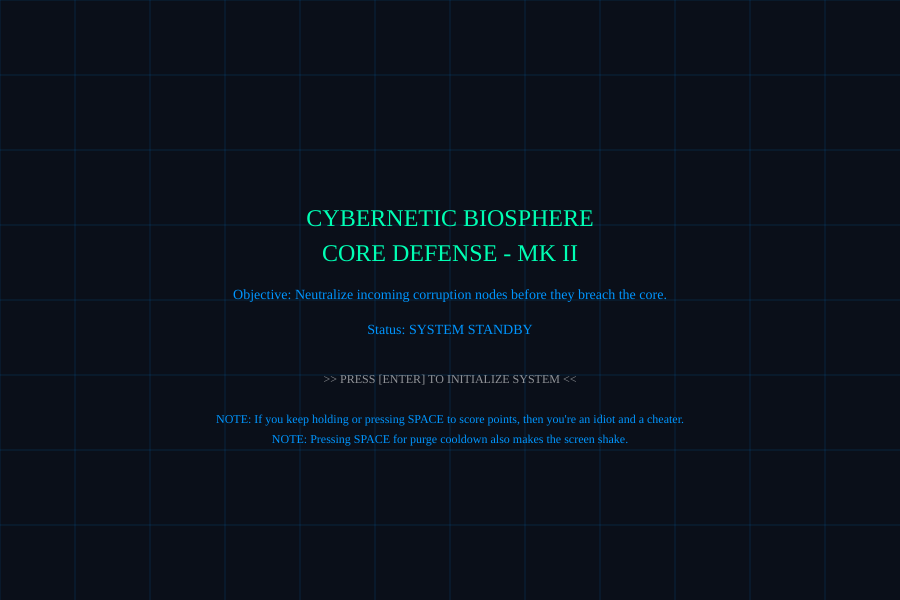
Frame 1 (no input)
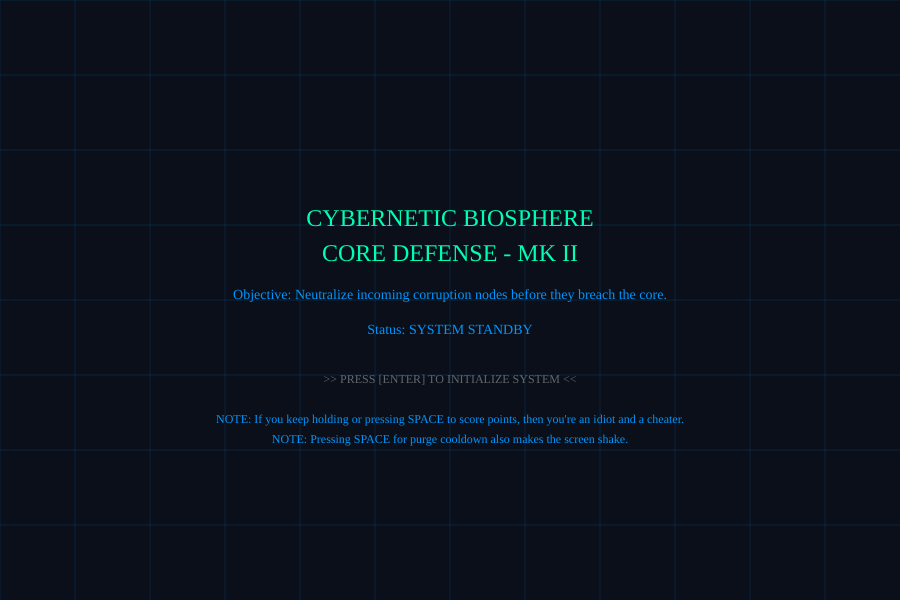
Frame 60 (no input)
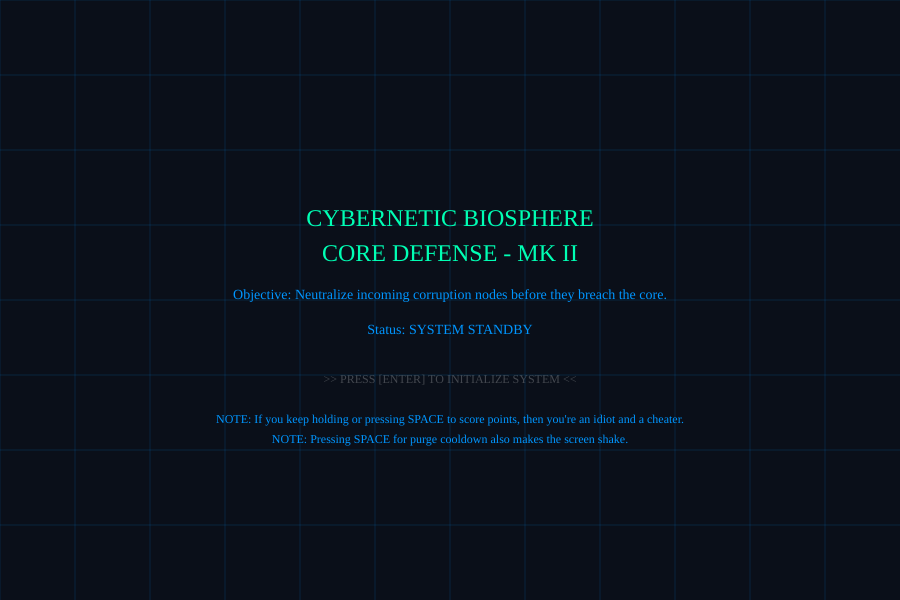
Frame 120 (the mouse pressed at the canvas centre since frame 60)

The p5.js sketch that drew these frames (run headless with seeded random() and noise() and a simulated clock; from frame 60 on, the mouse is pressed at the canvas centre):

// p5.js sketch
// ── sketch.js
/*
  Name: Jeffery Chong
  Title: Expanded Short Study Midterm Project (Final - Iteration 2)
  Goal: Neutralize incoming corrupted data nodes or viruses before they breach the core.
  User Instructions:
  - State Change 1 (Menu): Press [ENTER] to initialize the system.
  - State Change 2 (Running): Move your mouse to steer crosshairs, click to neutralize data 
  glitches, press [SPACEBAR] for a purge cooldown, and hold [SPACEBAR] to execute a System Purge.
  - State Change 3 (Overload/Victory): Press [R] to reset the system cache and restart from 
  the menu.
*/

let gameState = "MENU"; // States: "MENU", "RUNNING", "OVERLOAD", "VICTORY"
let corePulseSize = 10;
let signalVelocity = 1.5;
let stabilityLevel = 100;
let score = 0;
let purgeCooldown = 0; // Cooldown timer for system purge

let telemetryParticles = [];
let corruptionNodes = [];
let screenShakeTimer = 0;

function setup() 
{
  createCanvas(900, 600);
  textFont("Courier Prime");
  initializeParticles();
}

function draw() 
{
  // Apply screen shake offset if active
  push();
  if (screenShakeTimer > 0) 
  {
    let offsetX = random(-4, 4);
    let offsetY = random(-4, 4);
    translate(offsetX, offsetY);
    screenShakeTimer--;
  }

  // Main state machine handler
  if (gameState === "MENU") 
  {
    drawMenuState();
  } 
  else if (gameState === "RUNNING") 
  {
    drawRunningState();
  } 
  else if (gameState === "OVERLOAD") 
  {
    drawOverloadState();
  }
  else if (gameState === "VICTORY")
  {
    drawVictoryState();
  }
  
  pop();
}

// Initialize random telemetry particles
function initializeParticles() 
{
  telemetryParticles = [];
  corruptionNodes = [];
  score = 0;
  purgeCooldown = 0;
  stabilityLevel = 100;

  for (let i = 0; i < 40; i++) 
  {
    telemetryParticles.push
    ({
      x: random(width),
      y: random(height),
      speed: random(0.5, 2),
      size: random(2, 5)
    });
  }
}

// Draw background grid overlay
function drawGridOverlay() 
{
  stroke(0, 150, 255, 40);
  strokeWeight(1);
  for (let i = 0; i < width; i += width / 12) 
  {
    line(i, 0, i, height);
  }
  for (let j = 0; j < height; j += height / 8) 
  {
    line(0, j, width, j);
  }
}

// Reset system state
function resetSystem() 
{
  gameState = "MENU";
  corePulseSize = 10;
  signalVelocity = 1.5;
  stabilityLevel = 100;
  score = 0;
  purgeCooldown = 0;
  screenShakeTimer = 0;
  initializeParticles();
}

function drawMenuState() 
{
  background(10, 15, 25);
  drawGridOverlay();
  
  noStroke();
  fill(0, 255, 180);
  textSize(24);
  textAlign(CENTER, CENTER);
  text("CYBERNETIC BIOSPHERE", width / 2, height / 2 - 80);
  text("CORE DEFENSE - MK II", width / 2, height / 2 - 45);
  
  fill(0, 150, 255);
  textSize(14);
  text("Objective: Neutralize incoming corruption nodes before they breach the core.", width / 2, height / 2 - 5);
  text("Status: SYSTEM STANDBY", width / 2, height / 2 + 30);
  
  textSize(12);
  text("NOTE: If you keep holding or pressing SPACE to score points, then you're an idiot and a cheater.", width / 2, height / 2 + 120);
  text("NOTE: Pressing SPACE for purge cooldown also makes the screen shake.", width / 2, height / 2 + 140);
  
  // Pulsing prompt text using sine wave
  fill(255, 255, 255, sin(frameCount * 0.1) * 127 + 128);
  text(">> PRESS [ENTER] TO INITIALIZE SYSTEM <<", width / 2, height / 2 + 80);
  
  textAlign(LEFT, BASELINE);
}

function drawRunningState() 
{
  background(10, 15, 25, 70);
  drawGridOverlay();

  // Decrease purge cooldown over time
  if (purgeCooldown > 0) 
  {
    purgeCooldown--;
  }
  
  // Update and render random telemetry particles
  noStroke();
  for (let p of telemetryParticles) 
  {
    p.y -= p.speed;
    if (p.y < 0) p.y = height;
    fill(0, 255, 180, 100);
    ellipse(p.x, p.y, p.size, p.size);
  }
  
  // Balanced spawn rate: Spawn nodes periodically with a cap to prevent screen floods
  if (frameCount % 60 === 0 && corruptionNodes.length < 12) 
  {
    let spawnAngle = random(TWO_PI);
    let spawnDist = width * 0.5;
    corruptionNodes.push
    ({
      x: width / 2 + cos(spawnAngle) * spawnDist,
      y: height / 2 + sin(spawnAngle) * spawnDist,
      size: 26,
      speed: random(2.0, 3.0)
    });
  }
  
  // Update and draw corruption nodes moving toward the center
  for (let i = corruptionNodes.length - 1; i >= 0; i--) 
  {
    let node = corruptionNodes[i];
    let angleToCenter = atan2(height / 2 - node.y, width / 2 - node.x);
    node.x += cos(angleToCenter) * node.speed;
    node.y += sin(angleToCenter) * node.speed;
    
    // Draw glitch node with pulsating outer glow
    let pulseGlow = node.size + sin(frameCount * 0.2) * 4;
    noFill();
    stroke(255, 0, 128, 80);
    strokeWeight(3);
    ellipse(node.x, node.y, pulseGlow, pulseGlow);

    fill(255, 0, 128, 220);
    stroke(255, 255, 255, 180);
    strokeWeight(1.5);
    ellipse(node.x, node.y, node.size, node.size);
    
    // Check if node reached the core
    let distToCore = dist(node.x, node.y, width / 2, height / 2);
    if (distToCore < corePulseSize * 0.5) 
    {
      corruptionNodes.splice(i, 1);
      stabilityLevel -= 15; // Breach damages stability
      screenShakeTimer = 15; // Trigger impact feedback shake
    }
  }
  
  // Core pulse dynamics
  corePulseSize += signalVelocity;
  if (corePulseSize > 120) 
  {
    corePulseSize = 30;
  }
  
  noFill();
  stroke(0, 255, 180, 120);
  strokeWeight(2);
  ellipse(width / 2, height / 2, corePulseSize, corePulseSize);
  ellipse(width / 2, height / 2, corePulseSize * 0.5, corePulseSize * 0.5);

  // Check if mouse is hovering over any node to provide target-lock feedback
  let hoveringNode = false;
  for (let node of corruptionNodes) 
  {
    if (dist(mouseX, mouseY, node.x, node.y) < node.size) 
    {
      hoveringNode = true;
      break;
    }
  }

  // Mouse tracking crosshairs
  stroke(255, 0, 128, 150);
  strokeWeight(1.5);
  line(mouseX, mouseY, pmouseX, pmouseY); 
  
  stroke(0, 150, 255, 200);
  line(mouseX - 20, mouseY, mouseX + 20, mouseY);
  line(mouseX, mouseY - 20, mouseX, mouseY, mouseY + 20);
  
  // HUD interface text
  noStroke();
  fill(0, 150, 255);
  textSize(12);
  text("SYSTEM: ACTIVE", 20, 30);
  text("SCORE: " + score + " / 500", 20, 50);
  text("STABILITY: " + int(stabilityLevel) + "%", 20, 70);
  text("HOLD [SPACE] FOR SYSTEM PURGE", 20, height - 20);

  if (purgeCooldown === 0) 
  {
    fill(0, 255, 180);
    text("PRESS [SPACE] FOR PURGE COOLDOWN", 650, height - 20);
  } 
  else 
  {
    fill(100, 120, 150);
    text("PURGE COOLDOWN: " + ceil(purgeCooldown / 60) + "s", 650, height - 20);
  }
  
  // Check win/loss conditions
  if (stabilityLevel <= 0) 
  {
    gameState = "OVERLOAD";
  }
  else if (score >= 500)
  {
    gameState = "VICTORY";
  }
}

function drawOverloadState() 
{
  background(40, 5, 10);
  drawGridOverlay();
  
  // Flashing warning border
  if (frameCount % 30 < 15) 
  {
    stroke(255, 0, 50, 200);
    strokeWeight(6);
    noFill();
    rect(10, 10, width - 20, height - 20);
  }
  
  noStroke();
  fill(255, 50, 50);
  textSize(26);
  textAlign(CENTER, CENTER);
  text("CRITICAL SYSTEM OVERLOAD", width / 2, height / 2 - 50);
  
  fill(255, 200, 200);
  textSize(14);
  text("Bio-data corruption breached the core. Final Score: " + score, width / 2, height / 2 - 10);
  text("YOU IDIOT!!! YOU'RE A CHEATER!!!", width / 2, height / 2 + 90);

  fill(255, 255, 255, sin(frameCount * 0.15) * 127 + 128);
  text(">> PRESS [R] TO REBOOT SYSTEM CACHE <<", width / 2, height / 2 + 40);
  
  textAlign(LEFT, BASELINE);
}

function drawVictoryState() 
{
  background(5, 30, 20);
  drawGridOverlay();
  
  noStroke();
  fill(0, 255, 180);
  textSize(26);
  textAlign(CENTER, CENTER);
  text("BIOSPHERE STABILIZED", width / 2, height / 2 - 50);
  
  fill(200, 255, 230);
  textSize(14);
  text("All sector anomalies cleared successfully. Final Score: " + score, width / 2, height / 2 - 10);
  text("NICE JOB. YOU HAVE CLEARED ALL CORRUPTED NODES.", width / 2, height / 2 + 100);
  fill(255, 255, 255, sin(frameCount * 0.15) * 127 + 128);
  text(">> PRESS [R] TO REBOOT SYSTEM CACHE <<", width / 2, height / 2 + 40);
  
  textAlign(LEFT, BASELINE);
}

function mousePressed() 
{
  if (gameState === "RUNNING") 
  {
    // Check if player clicked any corruption nodes
    for (let i = corruptionNodes.length - 1; i >= 0; i--) 
    {
      let node = corruptionNodes[i];
      if (dist(mouseX, mouseY, node.x, node.y) < node.size) 
      {
        corruptionNodes.splice(i, 1);
        score += 20;
        stabilityLevel = min(100, stabilityLevel + 3); // Small reward for successful defense
        break;
      }
    }
  }
}

function keyPressed() 
{
  // Strict scoping prevents input bleeding across states
  if (gameState === "MENU" || keyCode === ENTER) 
  {
    gameState = "RUNNING";
  } 
  else if (gameState === "RUNNING" || key === " ") 
  {
    // System Purge action clears screen nodes at a stability cost
    stabilityLevel -= 15;
    score += corruptionNodes.length * 10;
    corruptionNodes = [];
    screenShakeTimer = 5; // Heavy feedback shake for how many seconds 

    // Trigger System Purge only if cooldown is ready (3 seconds / 180 frames)
    if (purgeCooldown === 0) 
    {
      stabilityLevel -= 15;
      score += corruptionNodes.length * 10;
      purgeCooldown = 180; // Set cooldown
    }

    // Spawn large purge shockwave particles from center
    for (let p = 0; p < 30; p++) 
    {
      let angle = random(TWO_PI);
      let spd = random(2, 5);
      clickParticles.push
      ({
        x: width / 2,
        y: height / 2,
        vx: cos(angle) * spd,
        vy: sin(angle) * spd,
        size: random(4, 8),
        alpha: 255,
        r: 255, g: 0, b: 128
      });
    }
      
    corruptionNodes = [];
  } 
  else if ((gameState === "OVERLOAD" || gameState === "VICTORY") || (key === "r" || key === "R")) 
  {
    resetSystem(); // Restarts from beginning
  }
}
